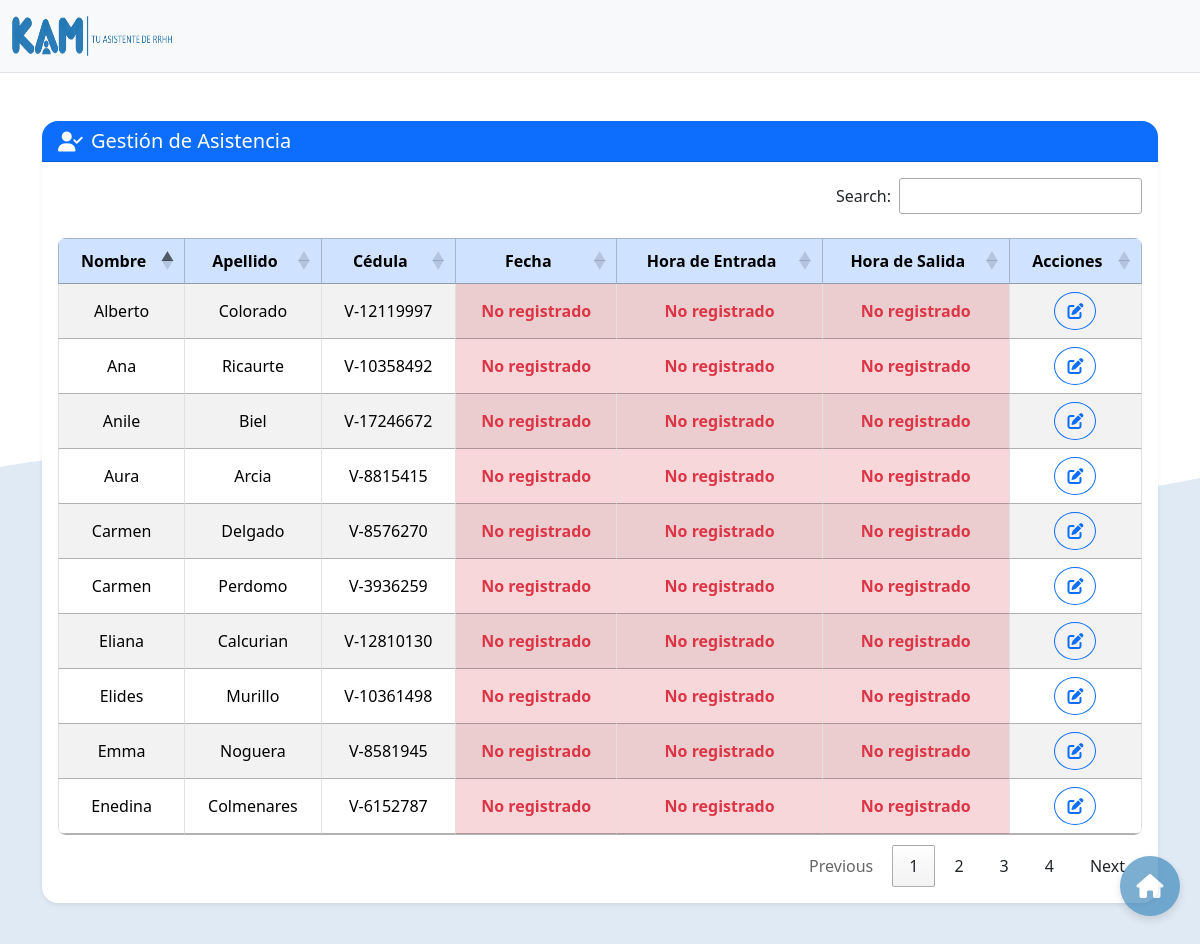
Before: /Asistencia.php (signed in) with the older database file.
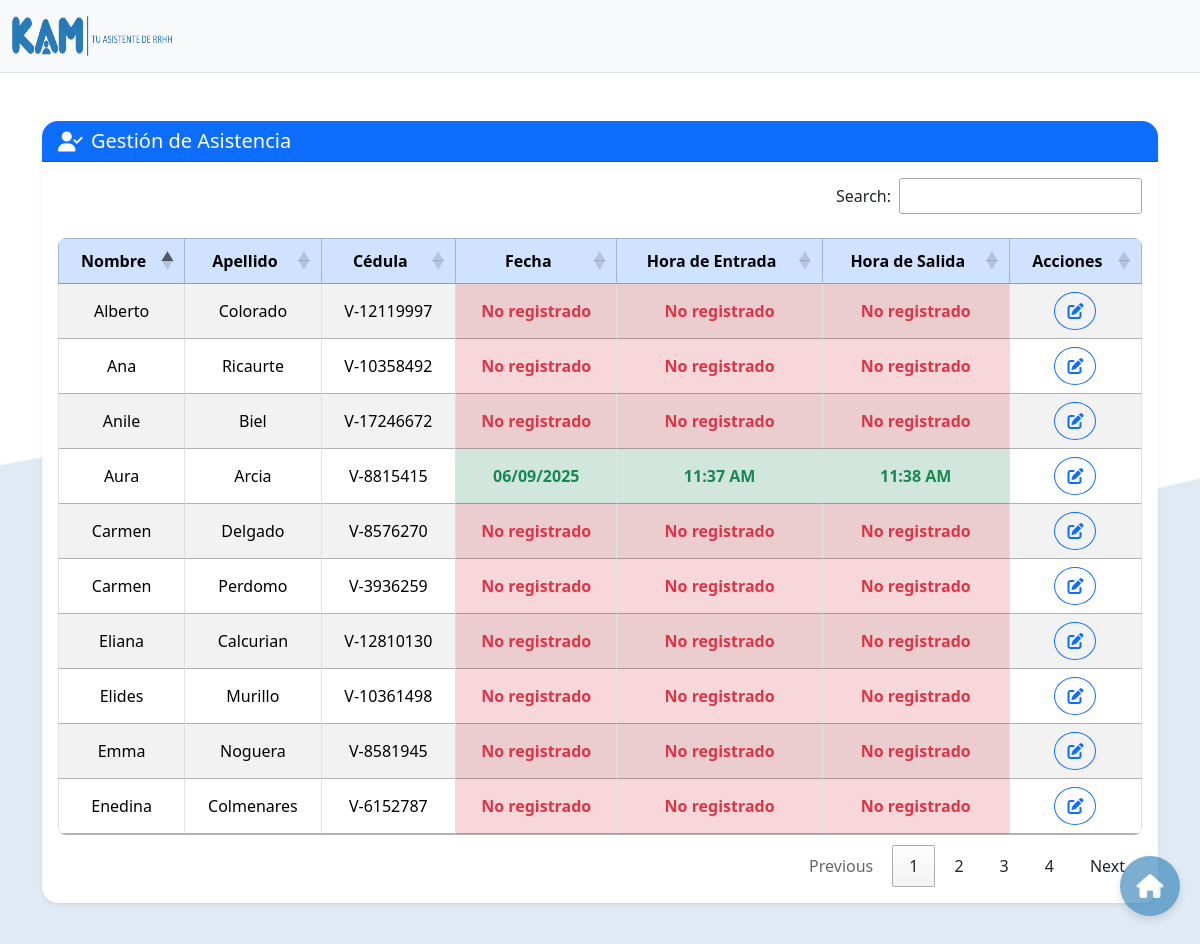
After: the same page with the newer database file.
### tables this page shows
CREATE TABLE `persona` (
  `id_personal` int(11) NOT NULL,
  `nombre_personal` varchar(255) NOT NULL,
  `apellido_personal` varchar(255) NOT NULL,
  `cedula_personal` varchar(50) NOT NULL,
  `titulo_personal` varchar(255) NOT NULL,
  `correo_personal` varchar(255) NOT NULL,
  `nacimiento_personal` date NOT NULL,
  `ingreso_personal` date NOT NULL,
  `cargo_personal` varchar(255) NOT NULL,
  `huella_dactilar` mediumblob NOT NULL,
  `nacionalidad_personal` varchar(100) DEFAULT NULL,
  `tipo` enum('Parcial','Tiempo Completo') NOT NULL,
  `activo` tinyint(1) NOT NULL DEFAULT 1
);

### Asistencia.php (the view, shortened to what the changed rows need)
<?php
$conn = new mysqli("localhost", "root", "", "base_kam");
$sql = "SELECT
            p.nombre_personal,
            p.apellido_personal,
            p.cedula_personal,
            IF(a.fecha_asistencia = CURDATE(), a.fecha_asistencia, 'No registrado') AS fecha_asistencia,
            IF(a.fecha_asistencia = CURDATE(), DATE_FORMAT(a.hora_entrada, '%h:%i %p'), 'No registrado') AS hora_entrada_12h,
            IF(a.fecha_asistencia = CURDATE() AND a.hora_salida IS NOT NULL, DATE_FORMAT(a.hora_salida, '%h:%i %p'), 'No registrado') AS hora_salida_12h
        FROM persona p
        LEFT JOIN asistencia a
        ON p.cedula_personal = a.cedula_personal
        AND a.fecha_asistencia = CURDATE()";
$result = $conn->query($sql);
?>
<!DOCTYPE html>
<html lang="es">
<head>
    <link rel="stylesheet" href="https://cdn.jsdelivr.net/npm/sweetalert2@11/dist/sweetalert2.min.css">
    <link href="https://cdn.jsdelivr.net/npm/bootstrap@5.3.2/dist/css/bootstrap.min.css" rel="stylesheet">
    <link rel="stylesheet" type="text/css" href="https://cdn.datatables.net/1.11.5/css/jquery.dataTables.css">
    <link rel="stylesheet" href="https://cdnjs.cloudflare.com/ajax/libs/font-awesome/6.5.0/css/all.min.css">
    <link rel="stylesheet" href="https://cdn.datatables.net/1.13.6/css/dataTables.bootstrap5.min.css">
    <link rel="stylesheet" href="Assets/CSS/Reportes.css">
    <link rel="stylesheet" href="Assets/CSS/Asistencia.css">
</head>
<body>
<div class="container mx-auto my-5">
  <div class="card shadow-sm border-0 rounded-4">
    <div class="card-body rounded-bottom-4">
      <div class="d-flex justify-content-center">
        <div class="table-responsive w-100">
          <table id="miTabla" class="table table-striped table-bordered table-hover align-middle text-center mb-0 rounded-3 overflow-hidden">
            <thead class="table-primary">
              <tr class="mt-4">
                <th class="text-center">Nombre</th>
                <th class="text-center">Apellido</th>
                <th class="text-center">Cédula</th>
                <th class="text-center">Fecha</th>
                <th class="text-center">Hora de Entrada</th>
                <th class="text-center">Hora de Salida</th>
                <th class="text-center">Acciones</th>
            </tr>
        </thead>
        <tbody>
            <?php
            if ($result->num_rows > 0) {
                while ($row = $result->fetch_assoc()) { ?>
                    <tr data-cedula="<?php echo htmlspecialchars($row['cedula_personal']); ?>">
                        <td class="nombre text-center"><?php echo htmlspecialchars($row['nombre_personal']); ?></td>
                        <td class="apellido text-center"><?php echo htmlspecialchars($row['apellido_personal']); ?></td>
                        <td class="cedula text-center"><?php echo htmlspecialchars($row['cedula_personal']); ?></td>
                        <td class="<?php echo $row['fecha_asistencia'] === 'No registrado'
                            ? 'bg-danger-subtle text-danger fw-bold text-center'
                            : 'bg-success-subtle text-success fw-semibold text-center'; ?>">
                            <?php
                            if ($row['fecha_asistencia'] !== "No registrado") {
                                $fecha = DateTime::createFromFormat('Y-m-d', $row['fecha_asistencia']);
                                echo $fecha ? $fecha->format('d/m/Y') : htmlspecialchars($row['fecha_asistencia']);
                            } else {
                                echo "No registrado";
                            }
                            ?>
                        </td>
                        <td class="entrada <?php echo $row['hora_entrada_12h'] === 'No registrado'
                        ? 'bg-danger-subtle text-danger fw-bold text-center'
                        : 'bg-success-subtle text-success fw-semibold text-center'; ?>">
                        <?php echo $row['hora_entrada_12h'] !== "No registrado"
                            ? htmlspecialchars($row['hora_entrada_12h'])
                            : "No registrado"; ?>
                        </td>
                        <td class="salida <?php echo $row['hora_salida_12h'] === 'No registrado'
                        ? 'bg-danger-subtle text-danger fw-bold text-center'
                        : 'bg-success-subtle text-success fw-semibold text-center'; ?>">
                        <?php echo $row['hora_salida_12h'] !== "No registrado"
                            ? htmlspecialchars($row['hora_salida_12h'])
                            : "No registrado"; ?>
                        </td>
                        <td class="text-center">
                            <div class="btn btn-outline-primary rounded-circle">
                                <i class="fas fa-edit" onclick="otrosRegistros('<?php echo htmlspecialchars($row['cedula_personal']); ?>')"></i>
                            </div>
                        </td>
                    </tr>
                <?php }
            } else {
                echo "<tr><td colspan='7'>No se encontraron resultados.</td></tr>";
            }
            ?>
            </tbody>
          </table>
        </div>
      </div>
    </div>
  </div>
</div>
</body>
</html>

Changed rows visible on the page:
changed persona "Aura": format (not shown) → "06/09/2025"; hora_entrada_12h (not shown) → "11:37 AM"; hora_salida_12h (not shown) → "11:38 AM"; no longer shows "No registrado No registrado No registrado"; moves up the list
